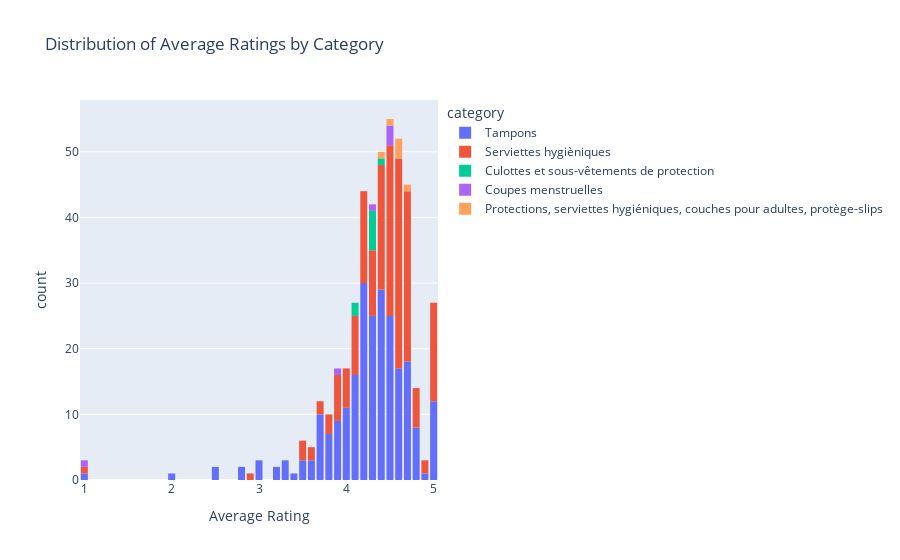

Notebook code cell kept with this figure:
### Markdown cell above
##### **A. Average ratings Analysis**

### Code cell
fig = px.histogram(
    products_right_cats,
    x="avg_rating",
    color="category",
    title="Distribution of Average Ratings by Category",
    labels={"avg_rating": "Average Rating"},
    color_discrete_sequence=px.colors.qualitative.Plotly,
)

fig.update_layout(bargap=0.2)  # Adjust the gap between bars
fig.show()

### Figure 1 — Plotly figure (JSON) as saved in the notebook; plotly's stock layout.template omitted (floating-point values rounded to 4 significant figures; data arrays with more than 128 entries replaced by an {"elided": "..."} marker saying what was removed)
{"data": [{"alignmentgroup": "True", "bingroup": "x", "hovertemplate": "category=Tampons<br>Average Rating=%{x}<br>count=%{y}<extra></extra>", "legendgroup": "Tampons", "marker": {"color": "#636EFA", "pattern": {"shape": ""}}, "name": "Tampons", "offsetgroup": "Tampons", "orientation": "v", "showlegend": true, "type": "histogram", "x": {"elided": "330 float values"}, "xaxis": "x", "yaxis": "y"}, {"alignmentgroup": "True", "bingroup": "x", "hovertemplate": "category=Serviettes hygièniques<br>Average Rating=%{x}<br>count=%{y}<extra></extra>", "legendgroup": "Serviettes hygièniques", "marker": {"color": "#EF553B", "pattern": {"shape": ""}}, "name": "Serviettes hygièniques", "offsetgroup": "Serviettes hygièniques", "orientation": "v", "showlegend": true, "type": "histogram", "x": {"elided": "201 float values"}, "xaxis": "x", "yaxis": "y"}, {"alignmentgroup": "True", "bingroup": "x", "hovertemplate": "category=Culottes et sous-vêtements de protection<br>Average Rating=%{x}<br>count=%{y}<extra></extra>", "legendgroup": "Culottes et sous-vêtements de protection", "marker": {"color": "#00CC96", "pattern": {"shape": ""}}, "name": "Culottes et sous-vêtements de protection", "offsetgroup": "Culottes et sous-vêtements de protection", "orientation": "v", "showlegend": true, "type": "histogram", "x": [null, null, null, 4.3, 4.3, 4.3, 4.4, 4.1, 4.3, 4.3, 4.3, null, null, 4.1], "xaxis": "x", "yaxis": "y"}, {"alignmentgroup": "True", "bingroup": "x", "hovertemplate": "category=Coupes menstruelles<br>Average Rating=%{x}<br>count=%{y}<extra></extra>", "legendgroup": "Coupes menstruelles", "marker": {"color": "#AB63FA", "pattern": {"shape": ""}}, "name": "Coupes menstruelles", "offsetgroup": "Coupes menstruelles", "orientation": "v", "showlegend": true, "type": "histogram", "x": [3.9, 4.5, 1, null, 4.5, null, 4.5, 4.3, null, null, null], "xaxis": "x", "yaxis": "y"}, {"alignmentgroup": "True", "bingroup": "x", "hovertemplate": "category=Protections, serviettes hygiéniques, couches pour adultes, protège-slips<br>Average Rating=%{x}<br>count=%{y}<extra></extra>", "legendgroup": "Protections, serviettes hygiéniques, couches pour adultes, protège-slips", "marker": {"color": "#FFA15A", "pattern": {"shape": ""}}, "name": "Protections, serviettes hygiéniques, couches pour adultes, protège-slips", "offsetgroup": "Protections, serviettes hygiéniques, couches pour adultes, protège-slips", "orientation": "v", "showlegend": true, "type": "histogram", "x": [4.6, 4.6, 4.6, 4.5, 4.7, 4.4], "xaxis": "x", "yaxis": "y"}], "layout": {"bargap": 0.2, "barmode": "relative", "legend": {"title": {"text": "category"}, "tracegroupgap": 0}, "title": {"text": "Distribution of Average Ratings by Category"}, "xaxis": {"anchor": "y", "domain": [0, 1], "title": {"text": "Average Rating"}}, "yaxis": {"anchor": "x", "domain": [0, 1], "title": {"text": "count"}}}}
